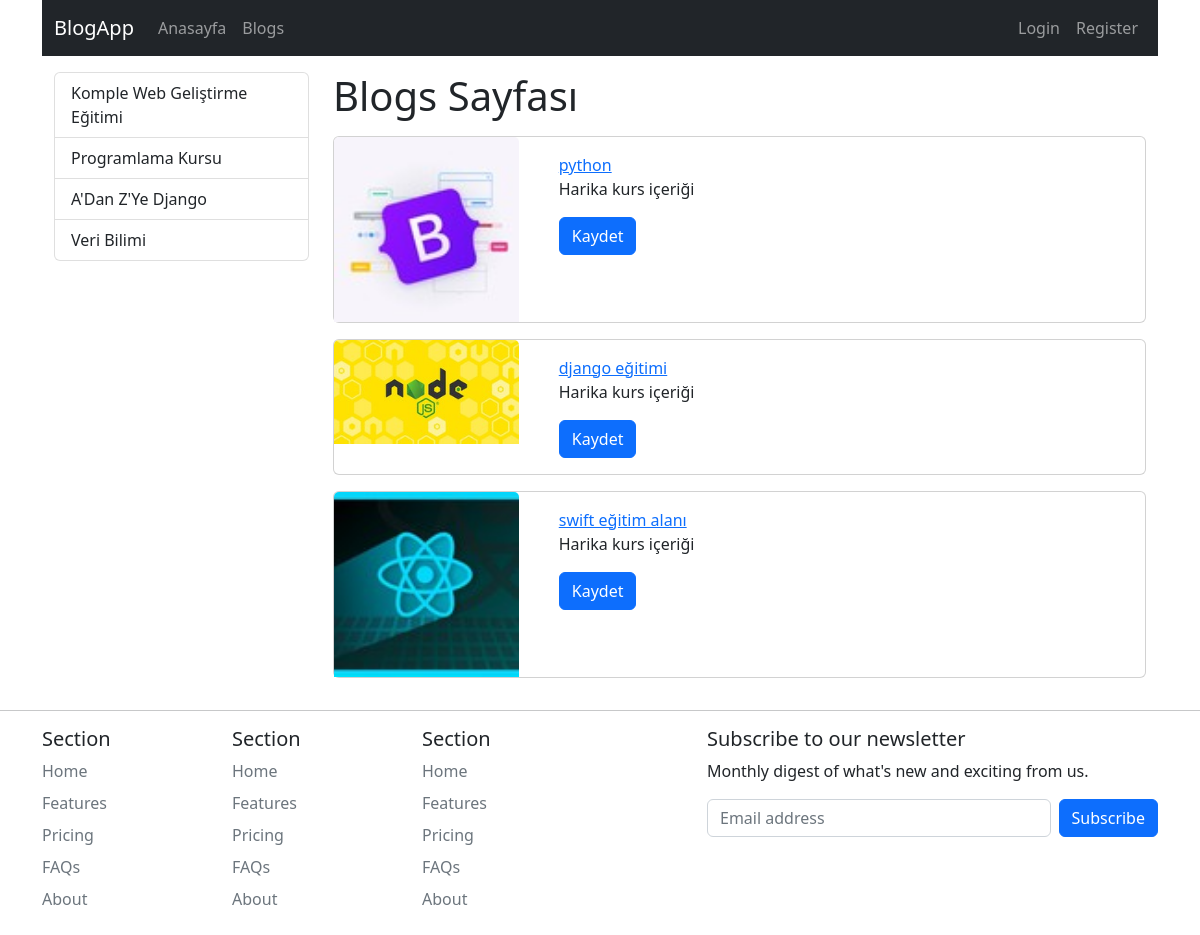
The app's page /blogs/ with its own data.
### blogapp/models.py (models this page shows, shortened)
class Category(models.Model):
    name=models.CharField(max_length=100)
    is_active=models.BooleanField(default=False)
    created_at=models.DateField(auto_now_add=True)
    updated_at=models.DateField(auto_now=True)
    slug=models.SlugField(null=False,blank=True, unique=True,db_index=True,editable=False)

class Blog(models.Model):
    title=models.CharField(max_length=200)
    images=models.ImageField(upload_to='blogs')
    descriptions=RichTextField()
    is_active=models.BooleanField(default=False)
    is_home=models.BooleanField(default=False)
    created_at=models.DateField(auto_now_add=True)
    updated_at=models.DateField(auto_now=True)
    slug=models.SlugField(null=False,blank=True, unique=True,db_index=True,editable=False)
    categories=models.ManyToManyField(Category)

### blogapp/views.py (the view)
# urls.py: path('blogs/',views.blogs,name='blogs'),
def blogs(request):
    context={
        'blogs':Blog.objects.filter(is_active=True),
        'categories':Category.objects.all()
    }
    return render (request,'blogapp/blogs.html',context)

### blogapp/templates/blogapp/blogs.html (shortened to what this page needs)
{% extends 'base.html' %}
{% load static %}
{% block container %}
<div class="container mt-3">
    <div class="row">
        <div class="col-sm-3">
            {% include 'part/categories.html' %}
        </div>
        <div class="col-sm-9">
            <h1>Blogs Sayfası</h1>
            {% if blogs|length > 0 %}
                {% for blog in blogs %}
                    {% if blog.is_active %}
                        {% include 'blogapp/cards/_blog.html' %}
                    {% endif %}
                {% endfor %}
            {% else %}
                <div class="alert alert-warning">
                    Category burada yok dostum !!!
                </div>
            {% endif %}
        </div>
    </div>
</div>
{% endblock container %}

### templates/base.html (shortened to what this page needs)
{% load static %}
<!DOCTYPE html>
<html lang="en">
<head>
    <link rel="stylesheet" href="{% static 'css/bootstrap.min.css' %}">
</head>
<body>
    <div class="container">
        {% include 'part/navbar.html'%}
        {% block container %} {% endblock container %}
    </div>
<hr>
    <div class="container">
        {% include 'part/footer.html'%}
    </div>
</body>
</html>

### templates/part/navbar.html (shortened to what this page needs)
<nav class="navbar navbar-expand navbar-dark bg-dark">
  <div class="container-fluid">
    <a class="navbar-brand" href="{% url 'home' %}">BlogApp</a>
    <div class="collapse navbar-collapse" id="navbarNav">
      <ul class="navbar-nav">
        <li class="nav-item">
          <a class="nav-link " aria-current="page" href="{% url 'home' %}">Anasayfa</a>
        </li>
        <li class="nav-item">
          <a class="nav-link" href="{% url 'blogs' %}">Blogs</a>
        </li>
      </ul>
      <ul class="navbar-nav ms-auto">
        {% if not user.is_authenticated %}
        <li class="nav-item">
          <a class="nav-link " aria-current="page" href="{% url 'login' %}">Login</a>
        </li>
        <li class="nav-item">
          <a class="nav-link" href="{% url 'register' %}">Register</a>
        </li>
        {% endif %}
      </ul>
    </div>
  </div>
</nav>

### templates/part/categories.html
<div class="list-group">
  {% for category in categories %}
    {% if category.slug == category_selected %}
      <a href="{% url 'category_request' category.slug %}" class="list-group-item list-group-item-action active"> {{ category.name|title }} </a>
    {% else %}
      <a href="{% url 'category_request' category.slug %}" class="list-group-item list-group-item-action "> {{ category.name|title }} </a>
    {% endif %}
  {% endfor %}
</div>

### blogapp/templates/blogapp/cards/_blog.html
{% load static %}
<div class="card my-3">
    <div class="row">
        <div class="col-sm-3">
            <img src="{{ blog.images.url }}" class="card-img-top">
        </div>
        <div class="col-sm-9">
            <div class="card-body">
                <a href="{% url 'blogs_detail' blog.slug  %}">
                    {{ blog.title }}
                </a>
                <p class="card-text">Harika kurs içeriği</p>
                <button type="button" class="btn btn-primary">Kaydet</button>
            </div>
        </div>
    </div>
</div>

### templates/part/footer.html (shortened to what this page needs)
<div class="row">
    <div class="col-3 col-md-2 mb-3">
      <h5>Section</h5>
      <ul class="nav flex-column">
        <li class="nav-item mb-2"><a href="#" class="nav-link p-0 text-muted">Home</a></li>
        <li class="nav-item mb-2"><a href="#" class="nav-link p-0 text-muted">Features</a></li>
        <li class="nav-item mb-2"><a href="#" class="nav-link p-0 text-muted">Pricing</a></li>
        <li class="nav-item mb-2"><a href="#" class="nav-link p-0 text-muted">FAQs</a></li>
        <li class="nav-item mb-2"><a href="#" class="nav-link p-0 text-muted">About</a></li>
      </ul>
    </div>
    <div class="col-3 col-md-2 mb-3">
      <h5>Section</h5>
      <ul class="nav flex-column">
        <li class="nav-item mb-2"><a href="#" class="nav-link p-0 text-muted">Home</a></li>
        <li class="nav-item mb-2"><a href="#" class="nav-link p-0 text-muted">Features</a></li>
        <li class="nav-item mb-2"><a href="#" class="nav-link p-0 text-muted">Pricing</a></li>
        <li class="nav-item mb-2"><a href="#" class="nav-link p-0 text-muted">FAQs</a></li>
        <li class="nav-item mb-2"><a href="#" class="nav-link p-0 text-muted">About</a></li>
      </ul>
    </div>
    <div class="col-3 col-md-2 mb-3">
      <h5>Section</h5>
      <ul class="nav flex-column">
        <li class="nav-item mb-2"><a href="#" class="nav-link p-0 text-muted">Home</a></li>
        <li class="nav-item mb-2"><a href="#" class="nav-link p-0 text-muted">Features</a></li>
        <li class="nav-item mb-2"><a href="#" class="nav-link p-0 text-muted">Pricing</a></li>
        <li class="nav-item mb-2"><a href="#" class="nav-link p-0 text-muted">FAQs</a></li>
        <li class="nav-item mb-2"><a href="#" class="nav-link p-0 text-muted">About</a></li>
      </ul>
    </div>
    <div class="col-md-5 offset-md-1 mb-3">
      <form>
        <h5>Subscribe to our newsletter</h5>
        <p>Monthly digest of what's new and exciting from us.</p>
        <div class="d-flex flex-column flex-sm-row w-100 gap-2">
          <input id="newsletter1" type="text" class="form-control" placeholder="Email address">
          <button class="btn btn-primary" type="button">Subscribe</button>
        </div>
      </form>
    </div>
  </div>

### records on screen
Category: name "Komple Web Geliştirme Eğitimi"
Category: name "Programlama Kursu"
Category: name "A'Dan Z'Ye Django"
Category: name "Veri Bilimi"
Blog: images (picture), title "python"
Blog: images (picture), title "django eğitimi"
Blog: images (picture), title "swift eğitim alanı"
